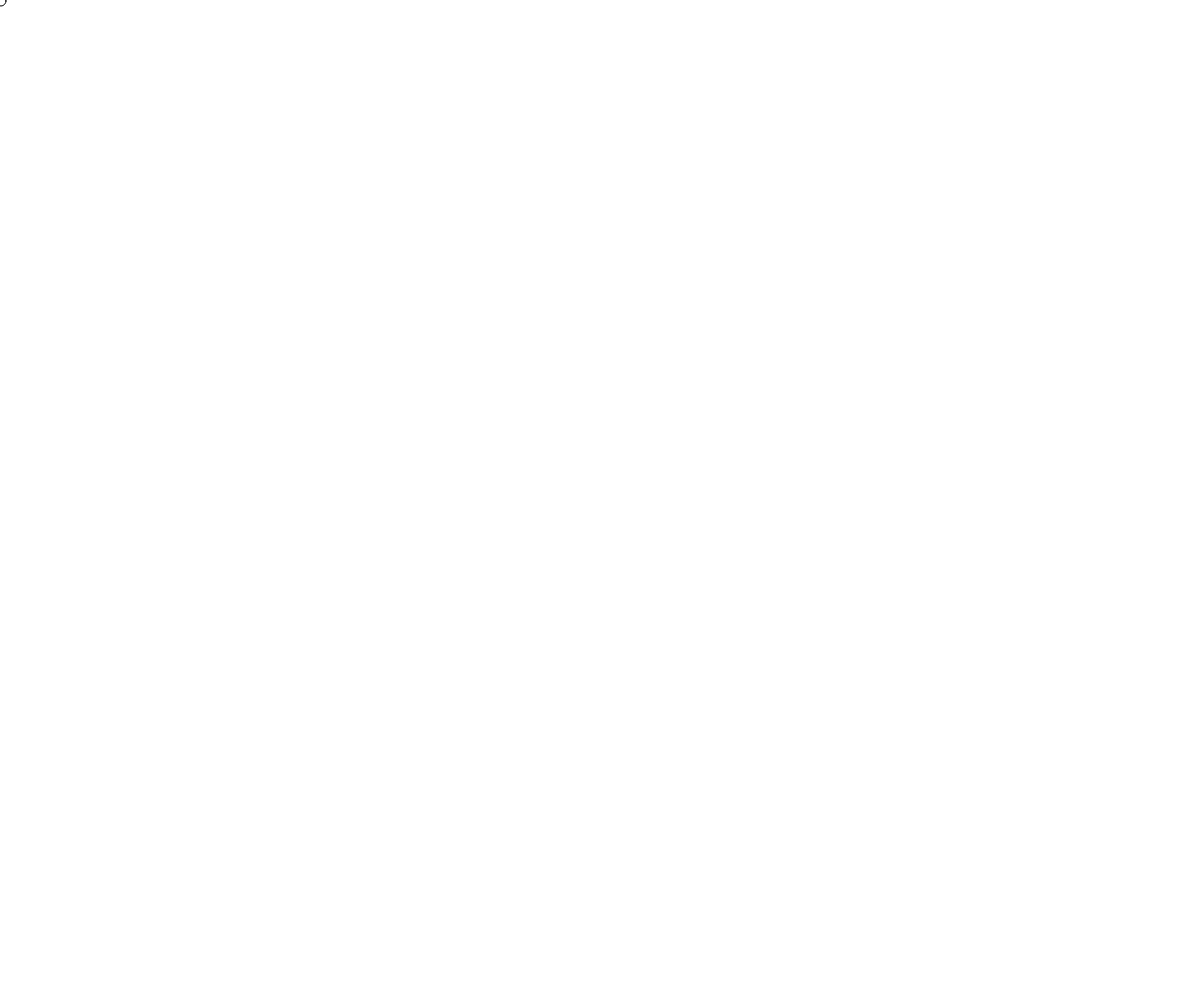
Frame 1 (no input)
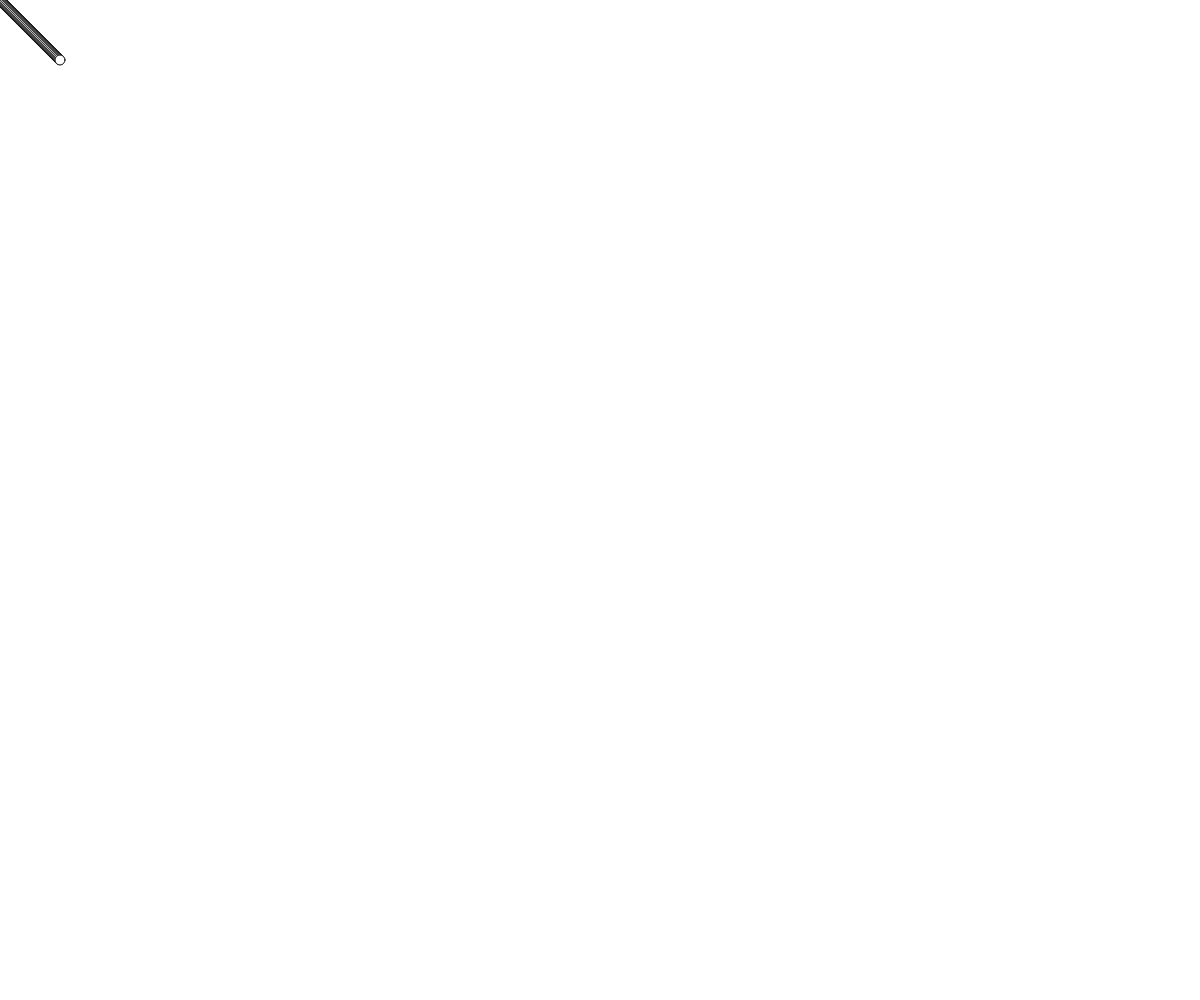
Frame 60 (no input)
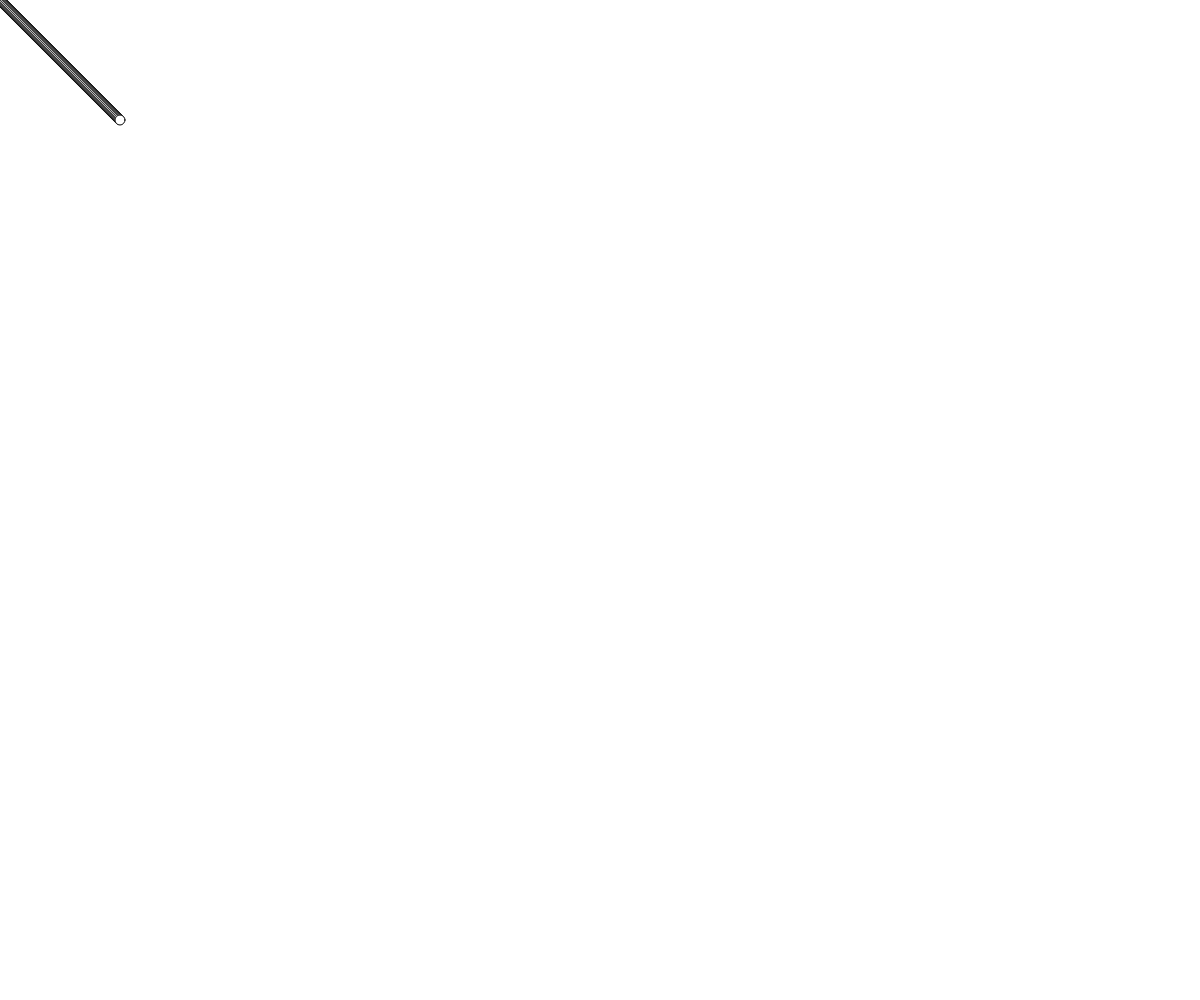
Frame 120 (the mouse pressed at the canvas centre since frame 60)

The p5.js sketch that drew these frames (run headless with seeded random() and noise() and a simulated clock; from frame 60 on, the mouse is pressed at the canvas centre):

// p5.js sketch
// ── sketch.js
function setup() {
  createCanvas(windowWidth, windowHeight);
}

var ball = {
  
//  x: 0,
//  y: 250,
  position: {x: 0,y: 0},
  speed: {x:1,y:1},
  
  draw: function(){
    this.position.x = this.position.x + this.speed.x;
    this.position.y = this.position.y + this.speed.y;
    
    if(this.position.y > height){
      this.speed.y = this.speed.y * -1;
    }
    
    if(this.position.x > width){
      this.speed.x = this.speed.x * -1;
    }
    
    if(this.position.y <= 0){
      this.speed.y = this.speed.y / -1;
    }
    
    if(this.position.x <= 0){
      this.speed.x = this.speed.x / -1;
    }
    
    ellipse(this.position.x, this.position.y, 10, 10);
  }

};

function draw() {
  ball.draw();
}
